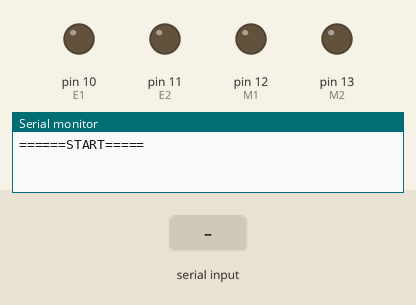
Simulated run of this sketch. Board: Arduino Uno, built with avr-gcc and run on an emulated ATmega328P. Parts: output pins drawn as LEDs (lit = HIGH), the last lines printed to the serial monitor. The test bench sets the inputs (shaded band).

Above: at 1.2 s.
1.3 s: "g" received over Serial
At 2.5 s:
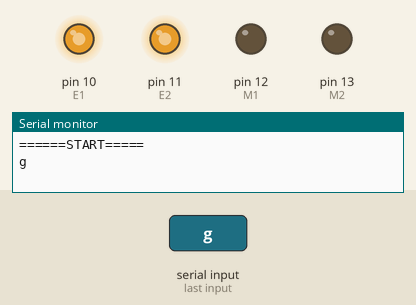
2.8 s: "b" received over Serial
At 3.7 s:
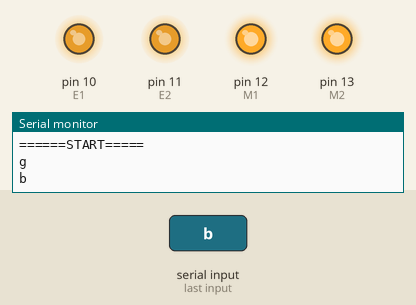
4.3 s: "l1" received over Serial
At 4.9 s:
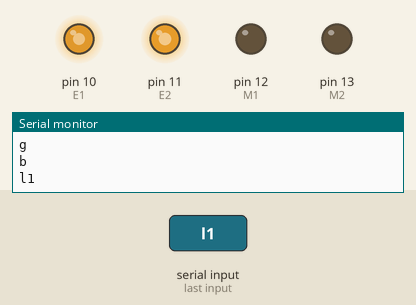
Timing chart, 0 to 7.3 s (numbered marks = the images above; inputs shaded):
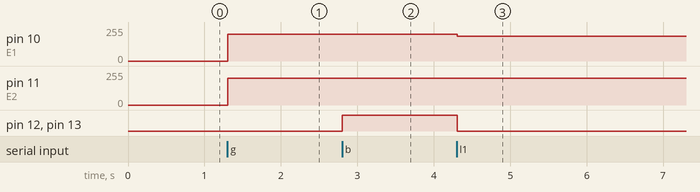

Measured:
- after the input at 1.3 s, pin 10 (E1), pin 11 (E2): 0/255 → 200/255 at once
- after the input at 2.8 s, pin 12 (M1), pin 13 (M2): LOW → HIGH at once
- after the input at 4.3 s, pin 10 (E1): 200/255 → 185/255 at once; pin 12 (M1), pin 13 (M2): HIGH → LOW at once

The sketch:

CarDriver.ino
```cpp
int E1 = 10;
int M1 = 12;
int E2 = 11;
int M2 = 13;
String p = "";
void back(int value1, int value2)
{


  digitalWrite(M1, HIGH);
  digitalWrite(M2, HIGH);
  analogWrite(E1, value1);   //PWM调速
  analogWrite(E2, value2);   //PWM调速
  delay(30);

}
void go(int value1, int value2)
{

  digitalWrite(M1, LOW);
  digitalWrite(M2, LOW);
  analogWrite(E1, value1);   //PWM调速
  analogWrite(E2, value2);

}
void left(int value1, int value2)
{

  digitalWrite(M1, LOW);
  digitalWrite(M2, LOW);
  analogWrite(E1, value1);   //PWM调速
  analogWrite(E2, value2);

}
void right(int value1, int value2)
{

  digitalWrite(M1, LOW);
  digitalWrite(M2, LOW);
  analogWrite(E1, value1);   //PWM调速
  analogWrite(E2, value2);

}
void sotp(int value1, int value2)
{

  digitalWrite(M1, LOW);
  digitalWrite(M2, LOW);
  analogWrite(E1, value1);   //PWM调速
  analogWrite(E2, value2);

}


void setup()
{
  pinMode(M1, OUTPUT);
  pinMode(M2, OUTPUT);
  Serial.begin(115200);
  Serial.println("======START=====");
}

void loop()
{
  while (Serial.available() > 0)
  {
    p += char(Serial.read());
    delay(2);
  }
  if (p.length() > 0)
  {
    //前进
    if (p == "g") {
      go(200, 200);
      Serial.println(p);
    }
    //后退
    if (p == "b")
    {
      back(200, 200);
      Serial.println(p);
    }
    //左转
    if (p == "l0")
    {
      left(195, 200);
      Serial.println(p);
    }
    if (p == "l1")
    {
      left(185, 200);
      Serial.println(p);
    }
    if (p == "l2")
    {
      left(175, 200);
      Serial.println(p);
    }
    if (p == "l3")
    {
      left(165, 200);
      Serial.println(p);
    }
    if (p == "l4")
    {
      left(155, 250);
      Serial.println(p);
    }
    if (p == "l5")
    {
      left(145, 250);
      Serial.println(p);
    }
    if (p == "l6")
    {
      left(145, 250);
      Serial.println(p);
    }
    if (p == "l7")
    {
      left(145, 250);
      Serial.println(p);
    }
    if (p == "l8")
    {
      left(130, 250);
      Serial.println(p);
    }
    if (p == "l9")
    {
      left(125, 250);
      Serial.println(p);
    }
    //右转
    if (p == "r0")
    {
      right(200,195);
      Serial.println(p);
    }
    if (p == "r1")
    {
      right(200,185);
      Serial.println(p);
    }
    if (p == "r2")
    {
      right(200,175);
      Serial.println(p);
    }
    if (p == "r3")
    {
      right(200,165);
      Serial.println(p);
    }
    if (p == "r4")
    {
      right(250,175);
      Serial.println(p);
    }
    if (p == "r5")
    {
      right(250,165);
      Serial.println(p);
    }
    if (p == "r6")
    {
      right(250,155);
      Serial.println(p);
    }
    if (p == "r7")
    {
      right(250,145);
      Serial.println(p);
    }
    if (p == "r8")
    {
      right(250,135);
      Serial.println(p);
    }
    if (p == "r9")
    {
      right(250, 150);
      Serial.println(p);
    }
    //停止
    if (p == "s")
    {
      sotp(0, 0);
      Serial.println(p);
    }
    p = "";
  }

}
```
